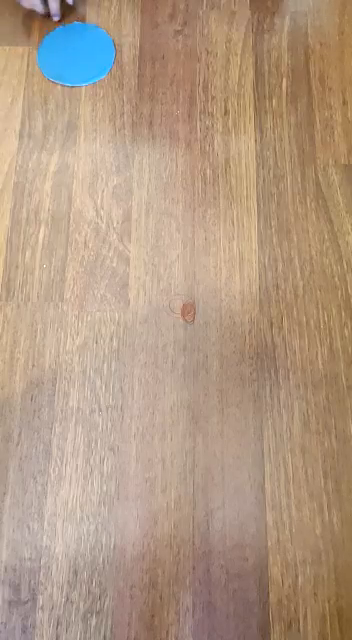
#> input picture frame 66 of OpenCV learning/Detection lib/bluedetection.mp4, 352 x 640 px
$ jupyter execute detector.ipynb
#> lines starting #> are read from the running program, lines starting #| are printed output that depends on the picture; after the words box and inside, x2 and y2 are one past the last pixel; in counts of white or black regions, pixels touching at a corner belong together
[cell 1]
import cv2 as cv
import numpy as np

[cell 2]
class cvDetector:
    # Empty function for slider arguments
    @staticmethod
    def nothing(x):
        pass
    # Takes min-max x and y coordinates
    # Returns center coordinates of given rectangle
    @staticmethod
    def rectangleCenter(xs, ys):
        xc = int((xs[0] + xs[1])/2)
        yc = int((ys[0] + ys[1])/2)
        obj_center_coordinate = (xc, yc)
        return obj_center_coordinate
    # Takes a frame (does not change the given argument frame)
    # Takes x's and y's in two ordered arrays
    # Returns a new frame with lines to given coordinates
    @staticmethod
    def drawLine(frame, x_list, y_list, line_colour = (0,0,255) , line_thickness = 1, font = cv.FONT_HERSHEY_SIMPLEX):
        frame_lined = frame.copy()
        center_x = int(frame_lined.shape[1]/2)
        center_y = int(frame_lined.shape[0]/2)
        center_coordinate = (center_x, center_y)
        for xs, ys in zip(x_list,y_list):
            obj_center_coordinate = cvDetector.rectangleCenter(xs, ys)
            line_lenght = ((obj_center_coordinate[0] -center_x)**2 + (obj_center_coordinate[1] -center_y)**2)**(1/2)
            cv.line(frame_lined, center_coordinate, obj_center_coordinate, line_colour, line_thickness)
            cv.putText(frame_lined,"Len: {:.2f}".format(line_lenght), (obj_center_coordinate[0],obj_center_coordinate[1]), font,
                                            1, (0, 0, 255), 2)
        return frame_lined
    # Takes a frame (does not change the given argument frame)
    # Takes contours from cv.findContours() method
    # Returns a new frame with rectangles on given contours
    # Returns drawn rectangles' min-max x coordinates and min-max y coordinates
    @staticmethod
    def drawRectangle(frame, contours, area_thresh=(0,50000), rectangle_color=(255,0,0), rectangle_thickness=2):
        area_l_thresh = area_thresh[0]
        area_u_thresh = area_thresh[1]
        frame_rectangled = frame.copy()
        x_list = []
        y_list = []
        for contour in contours:
            (x, y, w, h) = cv.boundingRect(contour)

            if cv.contourArea(contour) > area_l_thresh and cv.contourArea(contour) < area_u_thresh:
                cv.rectangle(frame_rectangled, (x, y), (x+w, y+h), rectangle_color, rectangle_thickness)
                cv.putText(frame_rectangled,"Status: {}".format("Detected"), (10,30), cv.FONT_HERSHEY_SIMPLEX,
                                        1, (0, 0, 255), 3)
                x_list.append((x,x+w))
                y_list.append((y,y+h))
        return frame_rectangled, x_list, y_list
    # Takes a frame (does not change the given argument frame)
    # Takes upper and lower bound for mask
    @staticmethod
    def drawContours(frame,l_bound,u_bound):
        mask = cv.inRange(frame,l_bound,u_bound)
        frame_contoured = frame.copy()
        contours, _ = cv.findContours(mask, cv.RETR_TREE, cv.CHAIN_APPROX_SIMPLE)
        cv.drawContours(frame_contoured, contours, -1, (255, 0, 0), 2)
        return frame_contoured
    # Takes barnames and and its min max positions of bars in "barnames" order
    @staticmethod
    def createTrackbars(barnames, windowname, gaps):
#> called with windowname = 'Filter'
        for barname, gap in zip(barnames,gaps):
            cv.createTrackbar(barname, windowname, gap[0], gap[1], cvDetector.nothing)
#> this loop made 8 passes; slider 'L_H' is set to 36
    # Gets bar positions in "barnames" order
    @staticmethod
    def getTrackbars(barnames, windowname):
        pos_list = []
        for barname in barnames:
            pos_list.append(cv.getTrackbarPos(barname, windowname))
        return pos_list

[cell 3]
vid_name = "bluedetection.mp4"

[cell 4]
cap = cv.VideoCapture(vid_name)

[cell 5]
filter_barnames = ['L_H','U_H',
                    'L_S','U_S',
                    'L_V','U_V',
                    'blur_flag', 'blur_k_size']

mask_barnames =  ['dil1_flag','dil1_iter',
                    'erd1_flag','erd1_iter',
                    'dil2_flag','dil2_iter',
                    'erd2_flag','erd1_iter',
                    'k_size_dil','k_size_erd']

draw_barnames = ['line_flag','cont_flag','rect_flag',
                    'area_low','area_up']

filter_gaps = [(0,180),(180,180),
                (0,255),(255,255),
                (0,255),(255,255),
                (0,1), (5,25)]

mask_gaps =  [(0,1),(0,10),
                (0,1),(0,10),
                (0,1),(0,10),
                (0,1),(0,10),
                (0,32),(0,32)]

draw_gaps = [(0,1),(0,1),(0,1),
            (0,1000), (10000,10000)]

[cell 6]
cv.namedWindow("Filter",flags=0)
cv.namedWindow("Mask",flags=0)
cv.namedWindow("Draw",flags=0)

[cell 7]
#Creating trackbars with given window names
cvDetector.createTrackbars(filter_barnames, "Filter", filter_gaps)
cvDetector.createTrackbars(mask_barnames, "Mask", mask_gaps)
#> the loop in createTrackbars (call 2), `for barname, gap in zip(barnames,gaps):` made 10 passes; slider 'dil1_flag' is set to 1
cvDetector.createTrackbars(draw_barnames, "Draw", draw_gaps)
while(True):
    ret, frame = cap.read()
#> frame is the input picture: shape (640, 352, 3); mean B, G, R 131.7, 153.4, 177.8
    if ret:
        # Converting frame to HSV
        frame_hsv = cv.cvtColor(frame,cv.COLOR_BGR2HSV)
#> frame_hsv: shape (640, 352, 3); mean H, S, V 17, 75.4, 181.2
        # Creating res_frame as copy of unprocessed frame
        res_frame = frame.copy()
        # Getting trackbar positions
        filter_pos_list = cvDetector.getTrackbars(filter_barnames, "Filter")
        mask_pos_list = cvDetector.getTrackbars(mask_barnames, "Mask")
        draw_pos_list = cvDetector.getTrackbars(draw_barnames, "Draw")
        # Assigning trackbar position values to relating variables
        # Effects on mask variables
        dilation1_flag = mask_pos_list[0]
        dilation1_iter = mask_pos_list[1]
        erosion1_flag = mask_pos_list[2]
        erosion1_iter = mask_pos_list[3]
        dilation2_flag = mask_pos_list[4]
        dilation2_iter = mask_pos_list[5]
        erosion2_flag = mask_pos_list[6]
        erosion2_iter = mask_pos_list[7]
        kernel_size_dilation = mask_pos_list[8]
        kernel_size_erosion = mask_pos_list[9]
        # Visualization variables
        line_flag = draw_pos_list[0]
        contour_flag = draw_pos_list[1]
        rectangle_flag = draw_pos_list[2]
        area_thresh_lower = draw_pos_list[3]
        area_thresh_upper = draw_pos_list[4]
        # Blur and filter variables
        blur_flag = filter_pos_list[6]
        blur_k_size = filter_pos_list[7]
        l_bound_hsv = np.array([filter_pos_list[0],filter_pos_list[2],filter_pos_list[4]])
        u_bound_hsv = np.array([filter_pos_list[1],filter_pos_list[3],filter_pos_list[5]])
        # Blur style
        if blur_flag:
            frame_hsv = cv.GaussianBlur(frame_hsv,(5,5),0)
#> frame_hsv: shape (640, 352, 3); mean H, S, V 17, 75.4, 181.2
        # Masking
        mask = cv.inRange(frame_hsv, l_bound_hsv, u_bound_hsv)
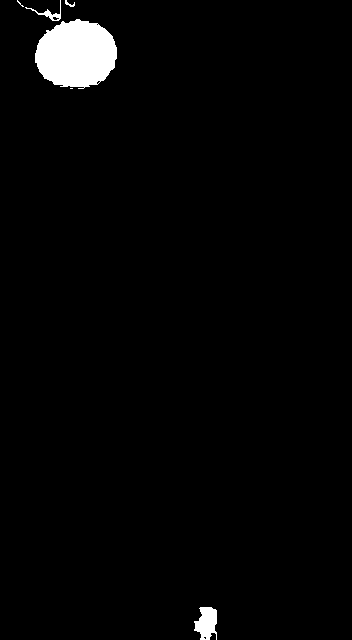
#> mask: shape (640, 352); 2.3% white; 6 white regions (2 under 20 px), largest, box (x1, y1, x2, y2) and area: (35, 19, 117, 89) 4373, (194, 607, 217, 640) 548, (25, 0, 61, 21) 143, (65, 0, 75, 7) 30
        # Dilation - Erosion kernels created
        kernel_dilation = np.ones(kernel_size_dilation, np.uint8)
        kernel_erosion = np.ones(kernel_size_erosion, np.uint8)
        # Mask refined created before applying effects on mask
        mask_refined = mask.copy()
        # Dilation - Erosion applying
        if dilation1_flag:
            mask_refined = cv.dilate(mask_refined, kernel_dilation, iterations=dilation1_iter)
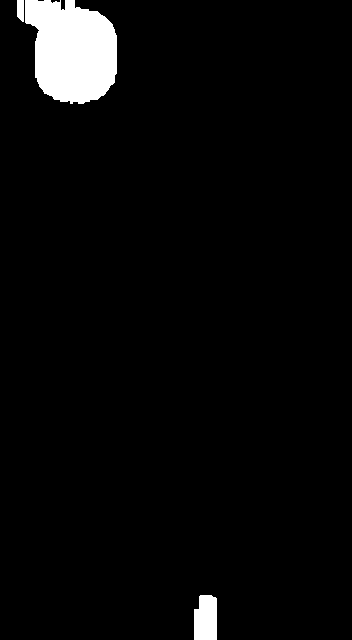
#> mask_refined: shape (640, 352); 3.8% white; 3 white regions, box (x1, y1, x2, y2) and area: (25, 0, 117, 104) 7457, (194, 595, 217, 640) 954, (17, 0, 24, 22) 139
        if erosion1_flag:
            mask_refined = cv.erode(mask_refined, kernel_erosion, iterations=erosion1_iter)
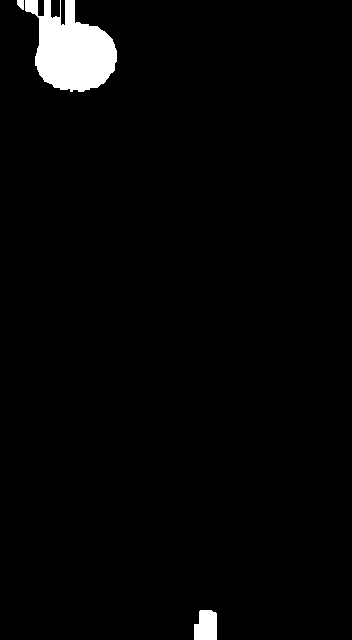
#> mask_refined: shape (640, 352); 2.7% white; 3 white regions, box (x1, y1, x2, y2) and area: (25, 0, 117, 92) 5330, (194, 610, 217, 640) 609, (17, 0, 24, 10) 55
        if dilation2_flag:
            mask_refined = cv.dilate(mask_refined, kernel_dilation, iterations=dilation2_iter)
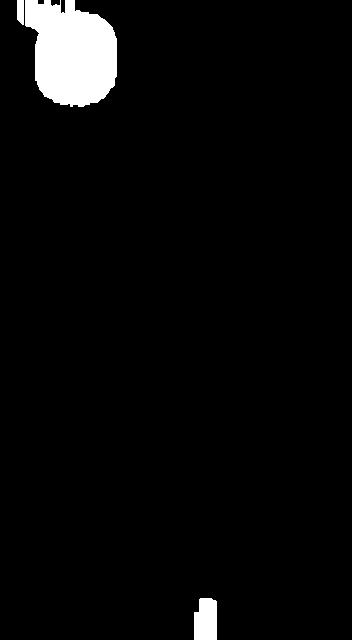
#> mask_refined: shape (640, 352); 3.8% white; 3 white regions, box (x1, y1, x2, y2) and area: (25, 0, 117, 107) 7550, (194, 598, 217, 640) 885, (17, 0, 24, 25) 160
        if erosion2_flag:
            mask_refined = cv.erode(mask_refined, kernel_erosion, iterations=erosion2_iter)
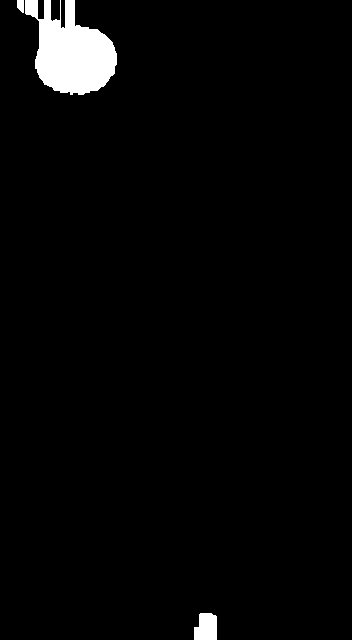
#> mask_refined: shape (640, 352); 2.7% white; 3 white regions
        # Finding contours with final mask
        contours, _ = cv.findContours(mask_refined, cv.RETR_TREE, cv.CHAIN_APPROX_SIMPLE)
#> contours = 3 contours; box (x1, y1, x2, y2) and area: (25, 0, 117, 95) 5200, (194, 613, 217, 640) 494, (17, 0, 24, 13) 60
        # Drawing contours on frame
        if contour_flag:
            cv.drawContours(frame, contours, -1, (255, 0, 0), 2)
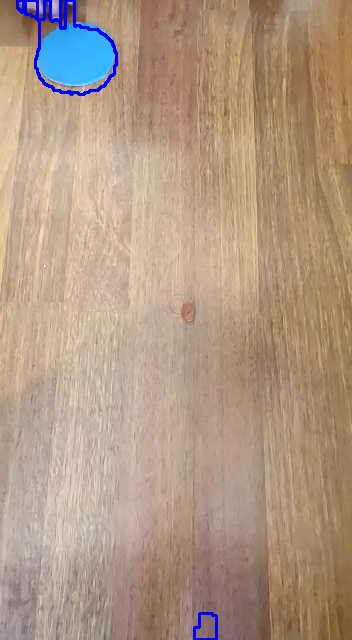
#> frame: shape (640, 352, 3); 0.76% of pixels changed, all inside (x1, y1, x2, y2) = (16, 0, 218, 640)
        # Drawing rectangles on frame an lines to the centers of rectangles
        if rectangle_flag:
            frame, x_list, y_list = cvDetector.drawRectangle(frame, contours, area_thresh= (area_thresh_lower, area_thresh_upper), rectangle_color=(255,0,0), rectangle_thickness=2)
#> the loop in drawRectangle, `for contour in contours:` made 3 passes
#> (x, y, w, h) on passes 1 to 3: (194, 613, 23, 27), (25, 0, 92, 95), (17, 0, 7, 13)
#> after the loop in drawRectangle, `for contour in contours:`:
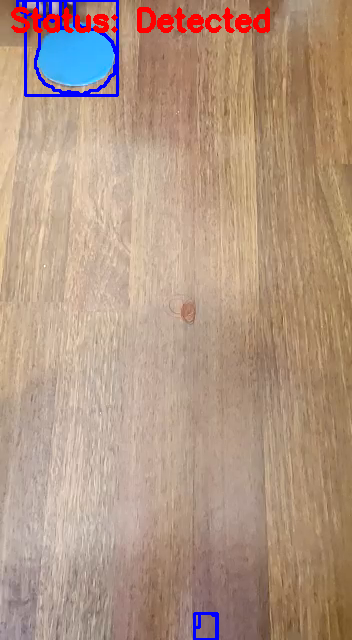
#> frame_rectangled: shape (640, 352, 3); 1.75% of pixels changed, all inside (x1, y1, x2, y2) = (11, 0, 270, 640)
#> after the loop in drawRectangle, `for contour in contours:`: x_list = [(194, 217), (25, 117)]; y_list = [(613, 640), (0, 95)]
#> x_list = [(194, 217), (25, 117)]; y_list = [(613, 640), (0, 95)]
            if line_flag:
                frame = cvDetector.drawLine(frame, x_list, y_list, line_colour = (0,0,255) , line_thickness = 1, font = cv.FONT_HERSHEY_SIMPLEX)
#> the loop in drawLine, `for xs, ys in zip(x_list,y_list):` made 2 passes
#> (xs, ys, xc in rectangleCenter, yc in rectangleCenter, line_lenght) on passes 1 to 2: ((194, 217), (613, 640), 205, 626, 307.4), ((25, 117), (0, 95), 71, 47, 292.5)
#> after the loop in drawLine, `for xs, ys in zip(x_list,y_list):`:
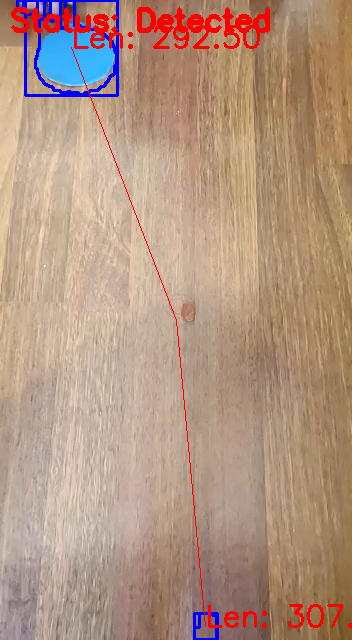
#> frame_lined: shape (640, 352, 3); 1.13% of pixels changed, all inside (x1, y1, x2, y2) = (71, 25, 352, 628)
        # Finding result frame(res) with final mask and unprocessed frame
        res = cv.bitwise_and(res_frame,res_frame,mask=mask_refined)
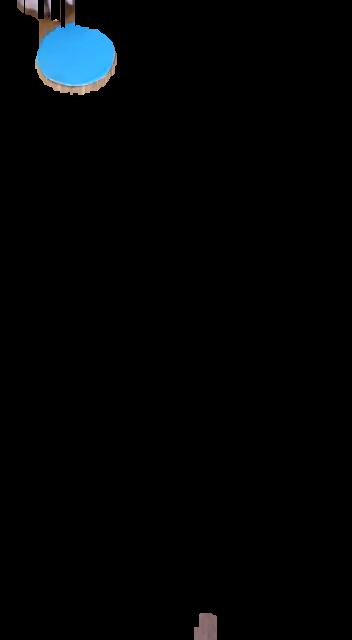
#> res: shape (640, 352, 3); mean B, G, R 5.3, 4.1, 2.4
        # Showing processed frame, refined mask, result frame
        cv.imshow("frame",frame)
        cv.imshow("mask_refined",mask_refined)
        cv.imshow("res",res)
    else:
        cap.set(cv.CAP_PROP_POS_FRAMES, 0)
    key = cv.waitKey(24)
#> (key Esc is pressed here)
    if key==27:
        break
cap.release()
cv.destroyAllWindows()

$ run again, starting later in the video
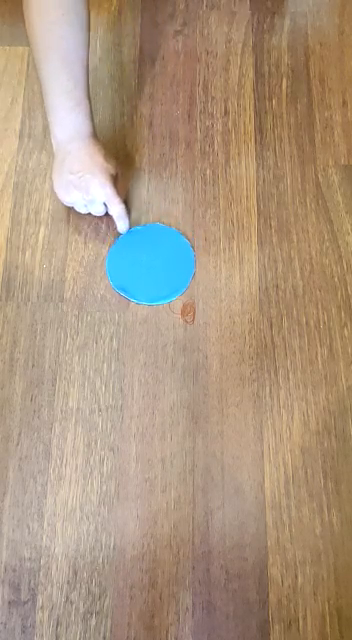
#> input picture frame 298 of OpenCV learning/Detection lib/bluedetection.mp4, 352 x 640 px
#> the loop in createTrackbars, `for barname, gap in zip(barnames,gaps):` made 8 passes; slider 'L_H' is set to 36
#> the loop in createTrackbars (call 2), `for barname, gap in zip(barnames,gaps):` made 10 passes; slider 'dil1_flag' is set to 1
#> frame is the input picture: shape (640, 352, 3); mean B, G, R 128.4, 150.8, 171.9
#> mask: shape (640, 352); 2.8% white; 14 white regions (10 under 20 px), largest, box (x1, y1, x2, y2) and area: (105, 221, 197, 306) 6164, (96, 217, 112, 225) 52, (206, 623, 215, 633) 45, (201, 607, 209, 617) 32
#> contours = 9 contours, 6 with area under 20; largest, box (x1, y1, x2, y2) and area: (96, 211, 197, 312) 6315, (201, 613, 215, 640) 109, (105, 230, 108, 262) 60
#> frame: shape (640, 352, 3); 0.71% of pixels changed, all inside (x1, y1, x2, y2) = (68, 188, 216, 640)
#> the loop in drawRectangle, `for contour in contours:` made 9 passes
#> (x, y, w, h) on passes 1, 2, 3, 5, 6, 8: (201, 613, 14, 27), (193, 611, 4, 4), (74, 218, 1, 1), (96, 211, 101, 101), (105, 230, 3, 32), (116, 198, 1, 1)
#> after the loop in drawRectangle, `for contour in contours:`:
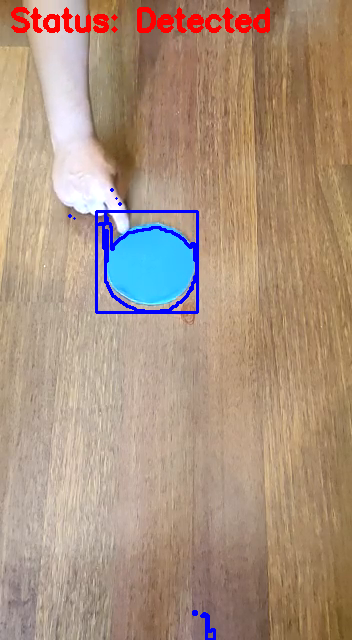
#> frame_rectangled: shape (640, 352, 3); mean B, G, R 128, 147, 171.1
#> after the loop in drawRectangle, `for contour in contours:`: x_list = [(96, 197)]; y_list = [(211, 312)]
#> `frame, x_list, y_list = cvDetector.drawRectangle(frame, contours, area..`: x_list = [(96, 197)]; y_list = [(211, 312)]
#> the loop in drawLine, `for xs, ys in zip(x_list,y_list):` made 1 pass
#> (xs, ys, xc in rectangleCenter, yc in rectangleCenter, line_lenght) on pass 1: ((96, 197), (211, 312), 146, 261, 66.19)
#> `res = cv.bitwise_and(res_frame,res_frame,mask=mask_refined)`:
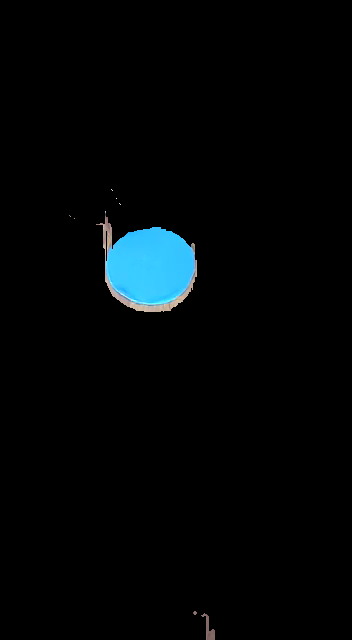
#> res: shape (640, 352, 3); mean B, G, R 6.9, 5.7, 2.4

$ run again, starting later in the video
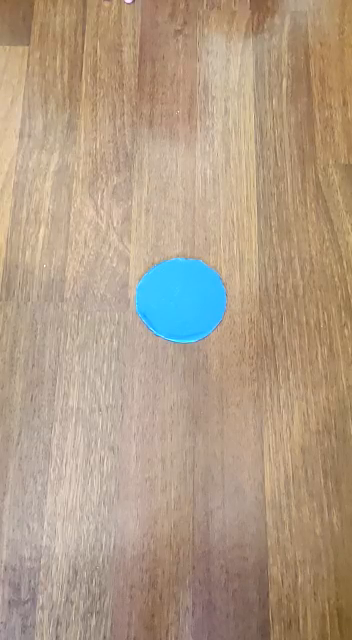
#> input picture frame 530 of OpenCV learning/Detection lib/bluedetection.mp4, 352 x 640 px
#> the loop in createTrackbars, `for barname, gap in zip(barnames,gaps):` made 8 passes; slider 'L_H' is set to 36
#> the loop in createTrackbars (call 2), `for barname, gap in zip(barnames,gaps):` made 10 passes; slider 'dil1_flag' is set to 1
#> frame is the input picture: shape (640, 352, 3); mean B, G, R 134.1, 156.1, 176.8
#> mask: shape (640, 352); 2.9% white; 3 white regions, box (x1, y1, x2, y2) and area: (134, 257, 227, 345) 6517, (207, 619, 215, 640) 58, (123, 0, 135, 5) 29
#> contours = 3 contours; box (x1, y1, x2, y2) and area: (134, 263, 227, 351) 6388, (123, 0, 135, 11) 101, (207, 625, 215, 640) 98
#> frame: shape (640, 352, 3); 0.53% of pixels changed, all inside (x1, y1, x2, y2) = (122, 0, 228, 640)
#> the loop in drawRectangle, `for contour in contours:` made 3 passes
#> (x, y, w, h) on passes 1 to 3: (207, 625, 8, 15), (134, 263, 93, 88), (123, 0, 12, 11)
#> after the loop in drawRectangle, `for contour in contours:`:
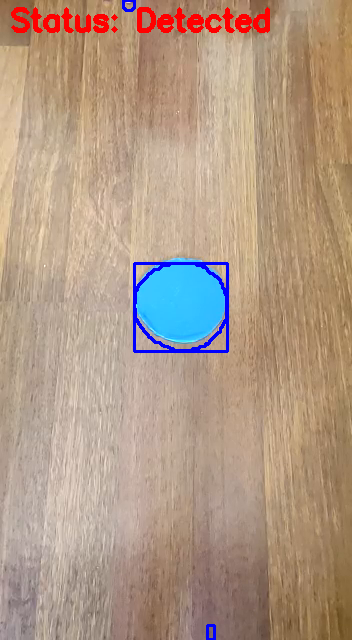
#> frame_rectangled: shape (640, 352, 3); mean B, G, R 133.5, 152.7, 176.5
#> after the loop in drawRectangle, `for contour in contours:`: x_list = [(134, 227)]; y_list = [(263, 351)]
#> `frame, x_list, y_list = cvDetector.drawRectangle(frame, contours, area..`: x_list = [(134, 227)]; y_list = [(263, 351)]
#> the loop in drawLine, `for xs, ys in zip(x_list,y_list):` made 1 pass
#> (xs, ys, xc in rectangleCenter, yc in rectangleCenter, line_lenght) on pass 1: ((134, 227), (263, 351), 180, 307, 13.6)
#> `res = cv.bitwise_and(res_frame,res_frame,mask=mask_refined)`:
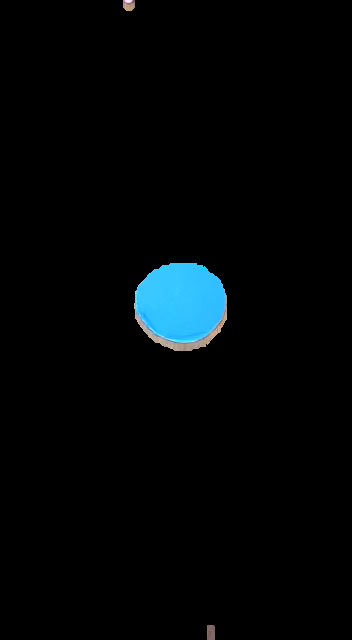
#> res: shape (640, 352, 3); mean B, G, R 7.1, 5.7, 2.1
